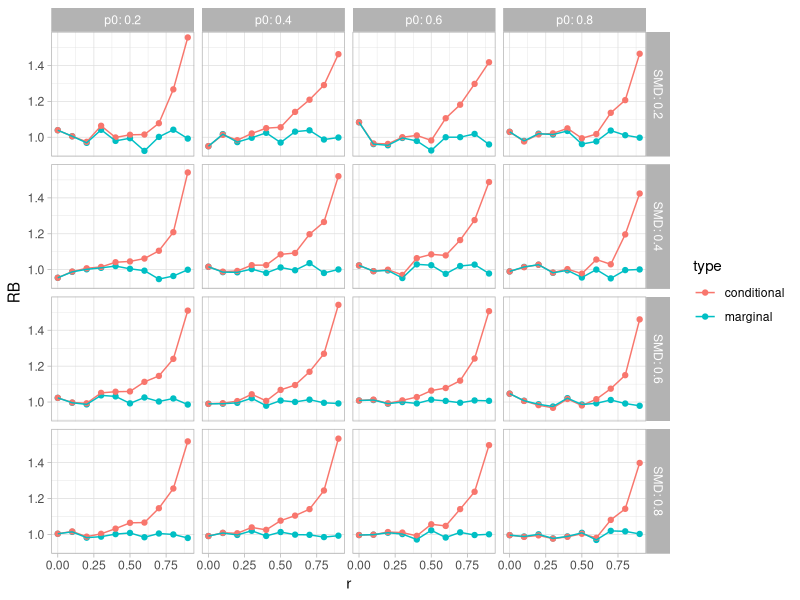

The R script that drew this image:
## ---- chunk 1
logit <- function(x) log(x) - log(1 - x)

simulate_OR_to_SMD <- function(p0, SMD, r, n0, n1) {
  
  # simulate data
  trt <- c(rep(0, n0), rep(1, n1))
  Y <- rlogis(n0 + n1, location = logit(p0) + trt * SMD * pi / sqrt(3))
  X <- r * (Y - trt * SMD) * sqrt(3) / pi + rnorm(n0 + n1, sd = sqrt(1 - r^2))
  B <- Y > 0

  # calculate LORs
  logit_fit <- glm(B ~ trt + X, family = "binomial")
  LOR_marginal <- as.numeric(diff(logit(tapply(B, trt, mean))))
  LOR_logit <- coef(logit_fit)[["trt"]]
  LORs <- c(LOR_marginal, LOR_logit)
  
  # convert to SMDs
  SMDs <- LORs * sqrt(3) / pi
  
  data.frame(type = c("marginal","conditional"), LOR_est = LORs, SMD_est = SMDs)
} 

simulate_OR_to_SMD(p0 = 0.6, SMD = 0.4, r = 0.7, n0 = 10000, n1 = 10000)

## ---- chunk 2
library(tidyverse)

params <- 
  list(
    p0 = seq(0.2, 0.8, 0.2),
    SMD = seq(0.2, 0.8, 0.2),
    r = seq(0, 0.9, 0.1)
  ) %>%
  cross_df()

SMDs <- 
  params %>%
  mutate(res = pmap(., simulate_OR_to_SMD, n0 = 50000, n1 = 50000)) %>%
  unnest() %>%
  mutate(RB = SMD_est / SMD)

ggplot(SMDs, aes(r, RB, color = type)) + 
  geom_point() + geom_line() + 
  facet_grid(SMD ~ p0, labeller = "label_both") + 
  theme_light()
